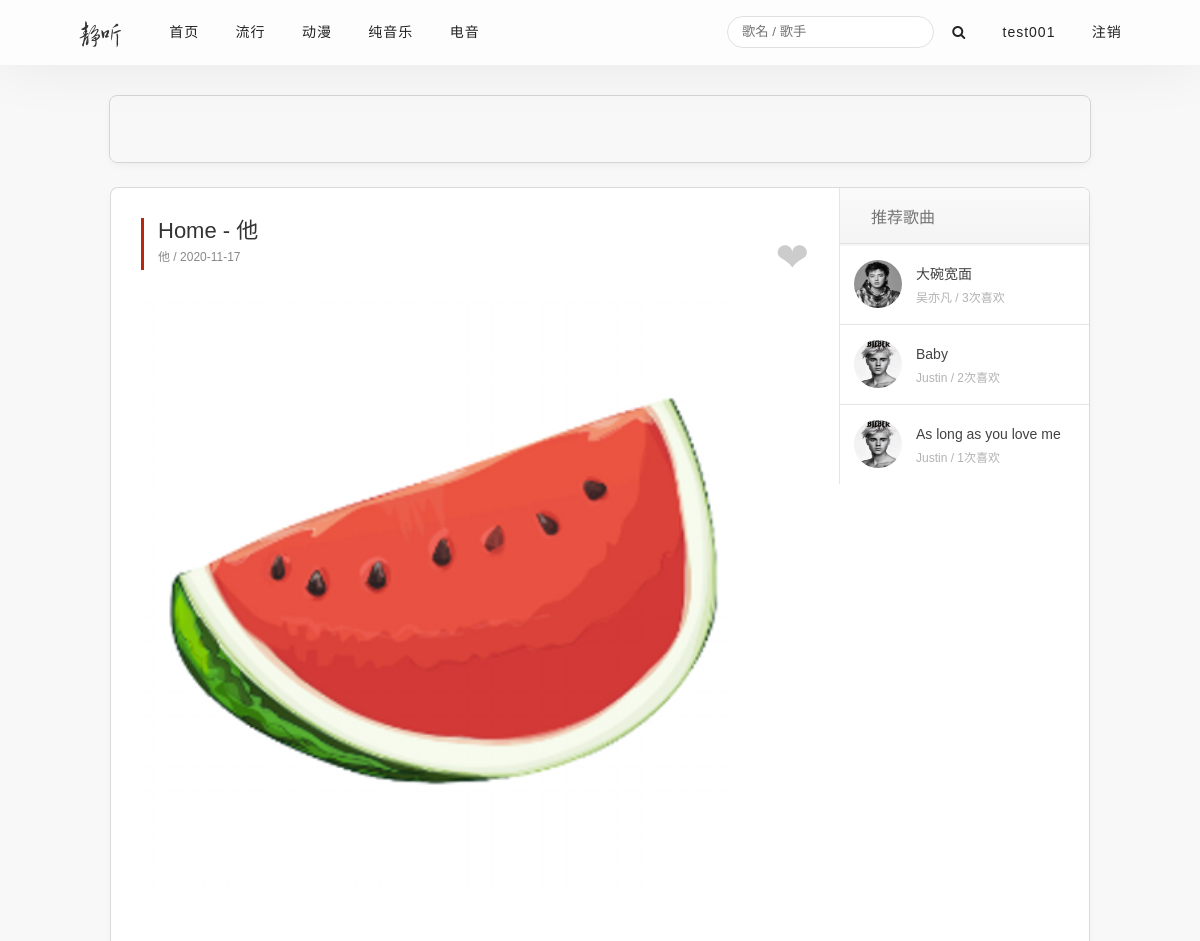
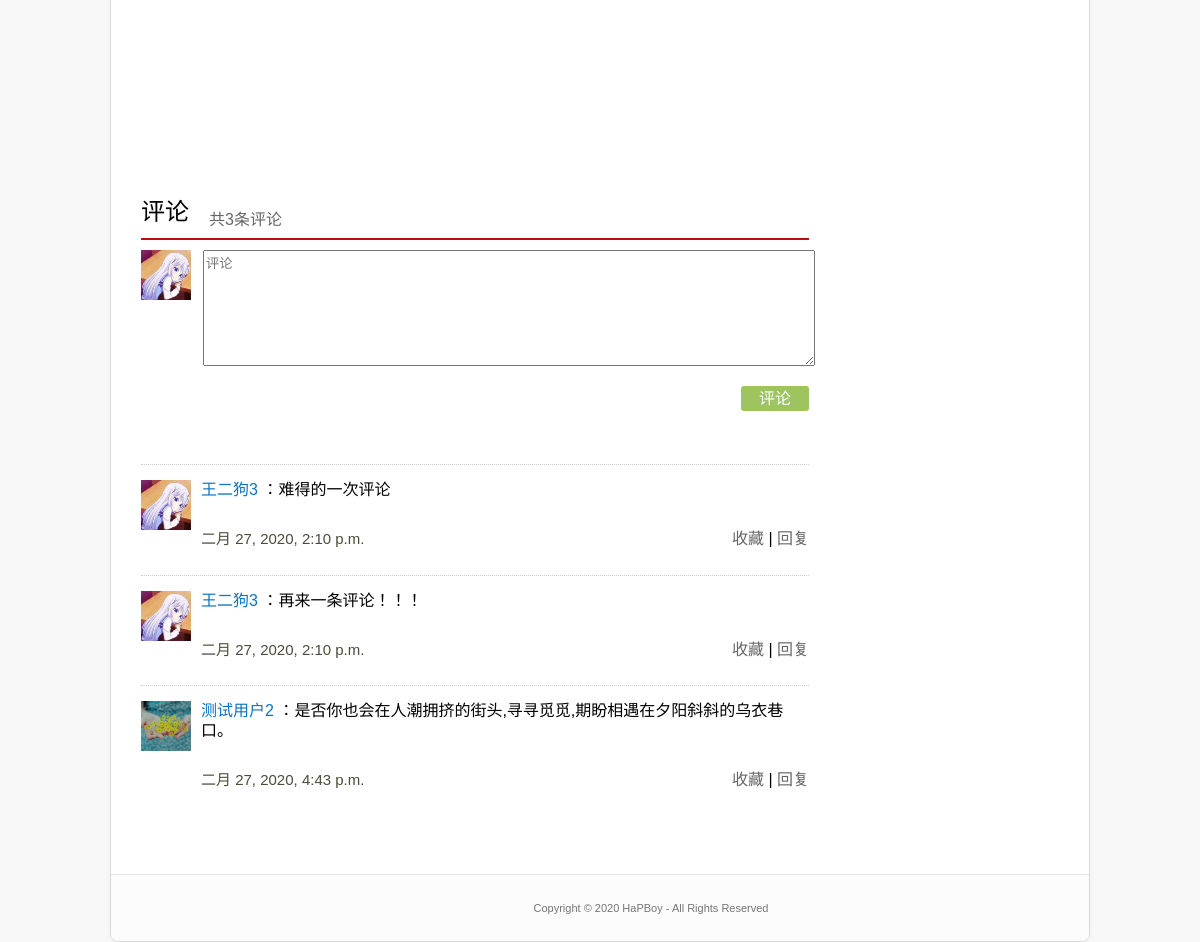
The page /player/1/ (signed in) on the database as committed earlier (2 pictures, top to bottom).
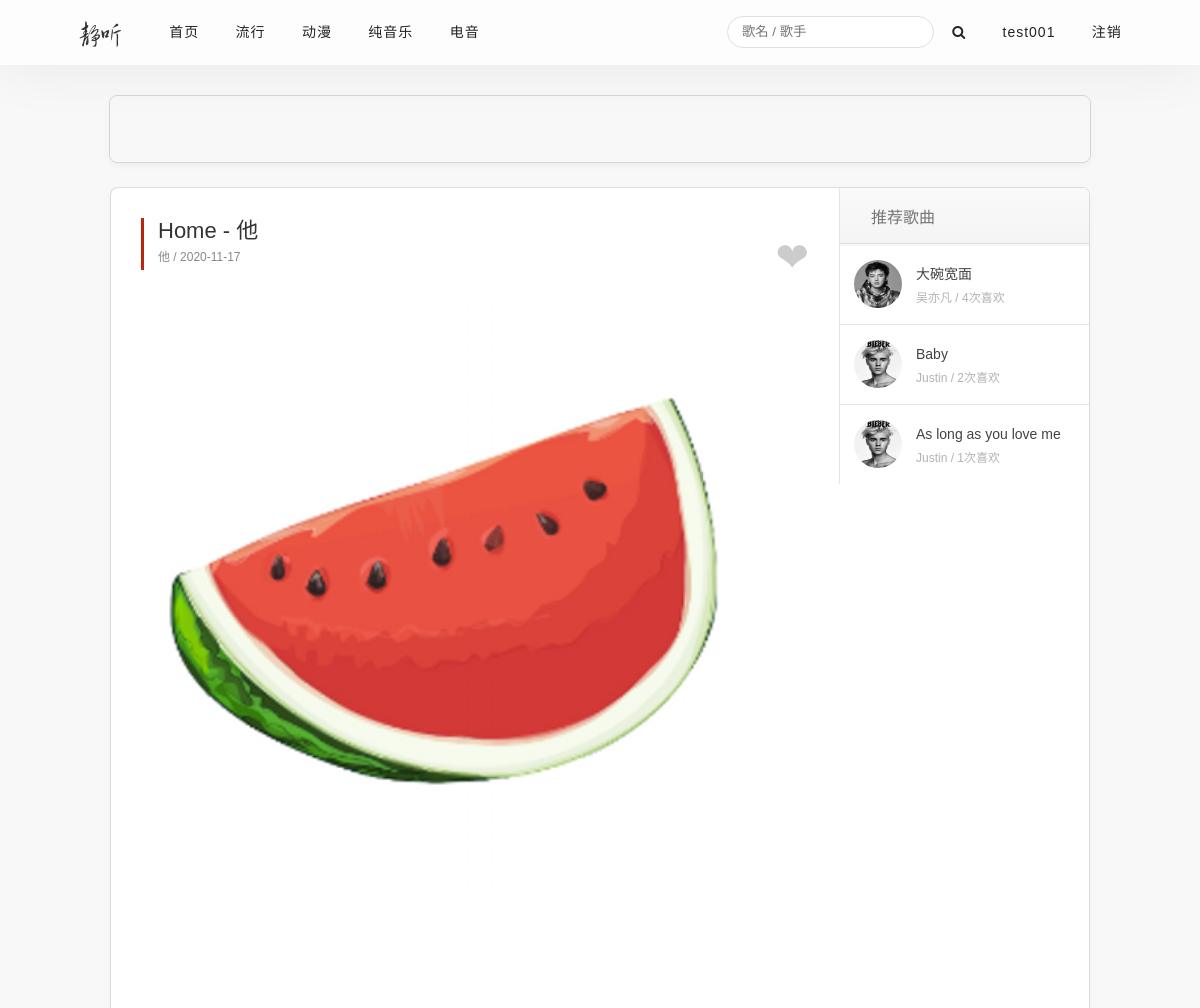
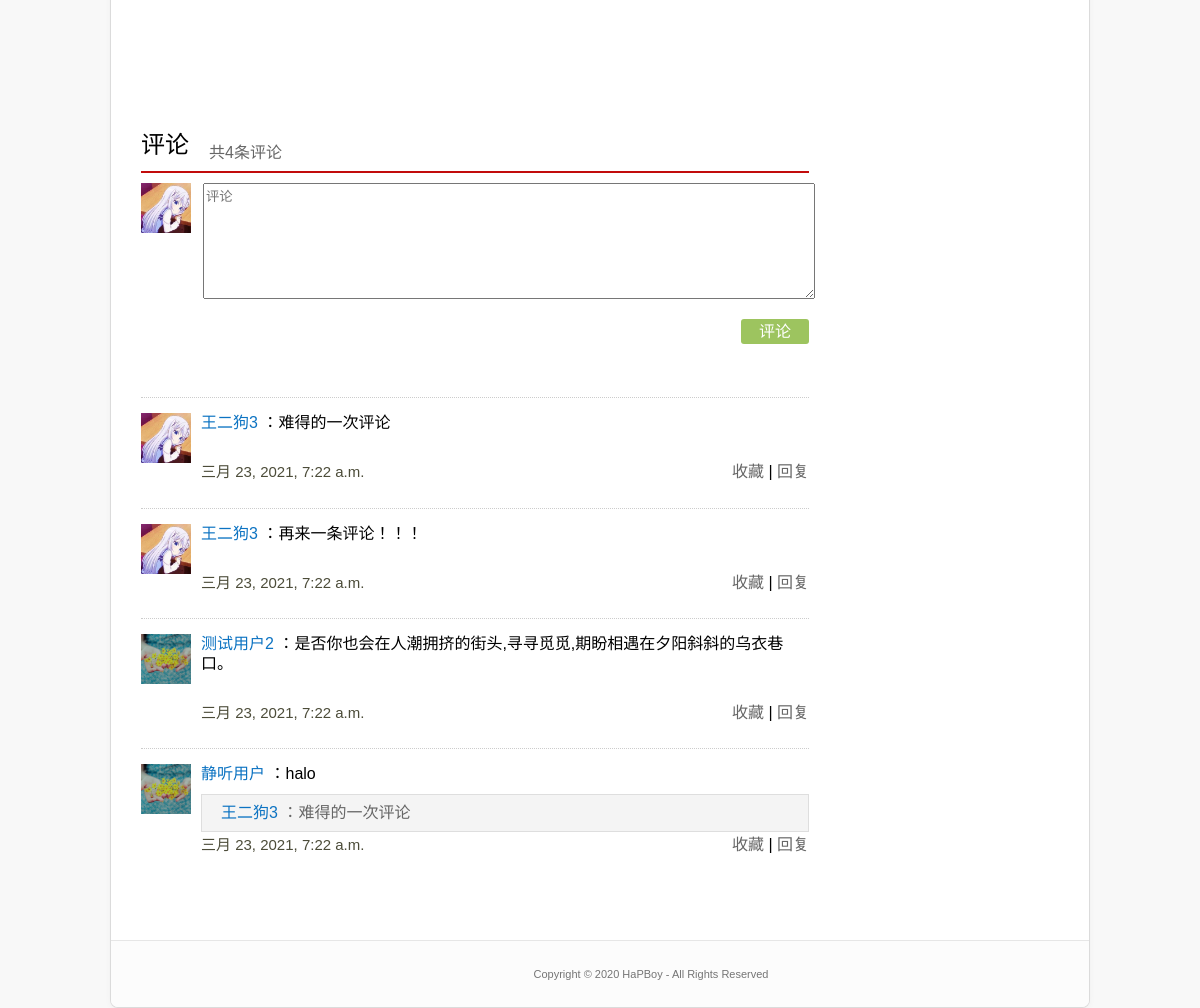
The same page on the database as committed later (2 pictures, top to bottom).
### app/models.py (models this page shows, shortened)
class Category(models.Model):
    id = models.AutoField(primary_key=True, verbose_name="ID")
    category = models.CharField(max_length=10,verbose_name="分类名")
    img = models.ImageField(upload_to="category",verbose_name="分类图片",null=True,blank=True,default="category/default.jpg")
    class Meta:
        verbose_name = "分类管理"
        verbose_name_plural = "分类管理"

class Song(models.Model):
    id = models.AutoField(primary_key=True, verbose_name="ID")
    category = models.ForeignKey(Category,on_delete=models.CASCADE,verbose_name="分类")
    title = models.CharField(max_length=40,verbose_name="歌名")
    author = models.CharField(max_length=10,verbose_name="作者",default="佚名")
    img = models.ImageField(upload_to="imgs",verbose_name="歌曲图片",null=True,blank=True,default="imgs/default.jpg")
    file = models.FileField(upload_to="files",verbose_name="歌曲文件",default="files/default.mp3")
    count = models.IntegerField(default=0,verbose_name="喜欢数量")
    comments = models.IntegerField(default=0,verbose_name="评论数量")
    broadcast = models.IntegerField(default=randint(100,3000), verbose_name="播放数量")
    createTime = models.DateTimeField(auto_now=True, verbose_name="发布时间")
    class Meta:
        verbose_name = "歌曲管理"
        verbose_name_plural = "歌曲管理"

class Comment(models.Model):
    id = models.AutoField(primary_key=True, verbose_name="ID")
    song = models.ForeignKey(Song, on_delete=models.CASCADE,verbose_name="歌曲")
    user = models.ForeignKey(UserManager, on_delete=models.CASCADE,related_name="user",verbose_name="评论用户")
    content = models.TextField(verbose_name="评论")
    to_user = models.ForeignKey(UserManager, on_delete=models.CASCADE,related_name="to_user",null=True,blank=True,verbose_name="回复用户")
    to_content = models.TextField(null=True,blank=True,verbose_name="原评论")
    createTime = models.DateTimeField(auto_now=True, verbose_name="发布时间")
    class Meta:
        verbose_name = "评论管理"
        verbose_name_plural = "评论管理"

class UserManager(models.Model):
    id = models.AutoField(primary_key=True,verbose_name="ID")
    nickname = models.CharField(max_length=10,verbose_name="昵称",default="静听用户")
    desc = models.TextField(verbose_name="个人描述",null=True,blank=True,default="此用户比较懒，没有写个人简介！！")
    username = models.CharField(max_length=10,unique=True,verbose_name="账号")
    img = models.ImageField(upload_to="users", verbose_name="用户头像", null=True, blank=True, default="users/default.jpg")
    password = models.CharField(max_length=10,verbose_name="密码")
    class Meta:
        verbose_name = "用户管理"
        verbose_name_plural = "用户管理"

### app/views.py (the view)
    def wra(req, *arg, **kwargs):
        if not req.session.get('active'):
            return redirect("/login/")
        return func(req, *arg, **kwargs)

### app/views.py (called while the page is built)
def check(func):
    def wra(req, *arg, **kwargs):
        if not req.session.get('active'):
            return redirect("/login/")
        return func(req, *arg, **kwargs)
    return wra

def getUser(request):
    username = request.session['active']
    user = UserManager.objects.get(username=username)
    return user

@check
def player(request, id):
    try:
        song = Song.objects.get(id=int(id))
    except:
        return HttpResponse("歌曲错误！！")
    cates = Category.objects.all()
    songs = Song.objects.filter(author=song.author).exclude(id=int(id))
    if len(songs) < 1:
        songs = Song.objects.filter(category=song.category).exclude(id=int(id))
        if len(songs) < 1:
            songs = Song.objects.all()[:5]
    comments = Comment.objects.filter(song__id=int(id))
    user = getUser(request)
    return render(request, 'player.html',
                  {"cates": cates, "song": song, "songs": songs, "comments": comments, "user": user})

### templates/player.html (shortened to what the changed rows need)
<!DOCTYPE html>
<html>
<head>
  <link rel="stylesheet" href="/static/css/reset.css">
  <link rel="stylesheet" href="/static/css/common.css">
  <link rel="stylesheet" href="/static/css/music.css">
  <link rel="stylesheet" href="/static/css/font-awesome.min.css">
  <link rel="stylesheet" href="/static/css/comments.css">
</head>
<body>
<header>
  <div class="container">
    <nav>
      <ul class="nav navbar-nav navbar-link">
          {% for i in cates %}
                <li><a href="/category/{{ i.id }}">{{ i.category }}</a></li>
          {% endfor %}
      </ul>
    </nav>
  </div>
</header>
<div class="container-sm box">
  <div class="main">
    <div class="sidebar">
    <div class="right-module">
      <ul class="new-artist-songs">
        {% for i in songs %}
        <li class="artist-song">
          <div class="avatar">
            <img src="/media/{{ i.img }}">
          </div>
          <div class="info">
            <h3>{{i.title}}</h3>
            <p>{{i.author}}  / <span>{{i.count}}</span>次喜欢</p>
          </div>
          <a href="/player/{{ i.id }}/" title="{{i.title}}" class="cover-link"></a>
        </li>
          {% endfor %}
      </ul>
    </div>
  </div>
    <div class="main-wrap">
      <div class="content-box article">
        <div class="title">
          <h2>{{song.title}} - {{song.author}}</h2>
        </div>
        <div class="content">
            <br><br><br><br><br><br><br><br><br>
            <div class="n-cmt" id="comment-box" data-tid="R_SO_4_482988618" data-count="0"><div id="auto-id-nCTMftNpfkDXppq7">
                <div class="u-title u-title-1">
                <h3><span class="f-ff2">评论</span></h3><span class="sub s-fc3">共<span class="j-flag">{{comments.count}}</span>条评论</span>
                </div>
                <div class="m-cmmt">
                <div class="cmmts j-flag" id="comments">
                    <br><br>
                    <br>
                    {% for i in comments %}
                    <div id="31702909981582518015504" class="itm"  style="margin-bottom: 5%">
                        <div class="head">
                        <a href="#">
                            <img src="/media/{{i.user.img}}"></a>
                    </div>
                        <div class="cntwrap">
                            <div class="">
                                <div class="cnt f-brk"><a href="/user/home?id=2132649468" class="s-fc7">{{i.user.nickname}}</a>
                                    ：{{i.content}}</div></div>
                        {% if  i.to_content != None %}
                            <div class="que f-brk f-pr s-fc3">
                                <a class="s-fc7" href="/user/home?id=122377914">{{i.to_user.nickname}}<sup class="icn u-icn2 u-icn2-music2"></sup></a>
                                ：{{i.to_content}}
                            </div>
                        {% else %}
                            <br>
                        {% endif %}
                            <div class="rp">
                            <div class="time s-fc4" style="font-size: 15px;color: #4c4c39">{{i.createTime}}</div>
                                <div class="action">
                                    <a href="javascript:void(0)" class="s-fc3 likeComment" id="likecomment{{ i.id }}" data-id="{{ i.id }}" data-status="like">收藏</a>
                                    <span class="sep">|</span>
                                    <a href="javascript:void(0)" class="s-fc3" onclick="disPlay({{ i.id }})">回复</a>
                                </div>
                            </div>
                        </div>
                    </div>
                    {% endfor %}
                </div>
                </div>
            </div>
        </div>
      </div>
    </div>
  </div>
</div>
</div>
</body>
</body>
</html>

Rows that differ between the two databases and show on the page:
changed Song "大碗宽面": count "3" → "4"
changed Comment (number 1 of 4 on the later page): createTime "二月 27, 2020, 2:10 p.m." → "三月 23, 2021, 7:22 a.m."
changed Comment "再来一条评论！！！": createTime "二月 27, 2020, 2:10 p.m." → "三月 23, 2021, 7:22 a.m."
changed Comment "是否你也会在人潮拥挤的街头,寻寻觅觅,期盼相遇在夕阳斜斜的乌衣巷口。": createTime "二月 27, 2020, 4:43 p.m." → "三月 23, 2021, 7:22 a.m."
added Comment: user.img (placeholder picture), user.nickname "静听用户", content "halo", to_user.nickname "王二狗3", to_content "难得的一次评论", createTime "三月 23, 2021, 7:22 a.m."
Other text that changed with them:
{{ comments.count }}: "3" → "4"
